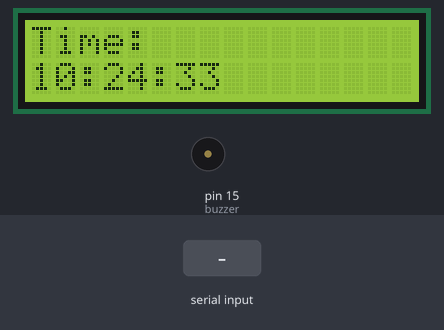
A sketch run on a simulated Arduino Uno, built with avr-gcc and run on an emulated ATmega328P. Shown: 16×2 character LCD, buzzer (waves = sounding, pin HIGH). The test bench sets the inputs (shaded band). The local clock reads 2024-03-15 10:24:30 at power-on unless the sketch sets it; what the sketch prints to the serial monitor is not drawn.

Above: at 3.2 s.
3.3 s: ":\n" received over Serial
At 4.7 s:
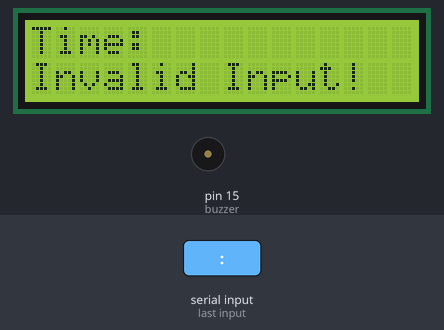
6.3 s: "90:45\n" received over Serial
At 8.3 s:
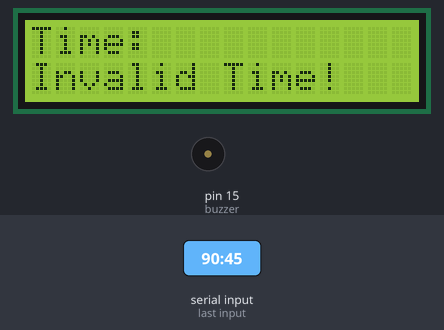
9.3 s: "30:150\n" received over Serial
At 10.8 s:
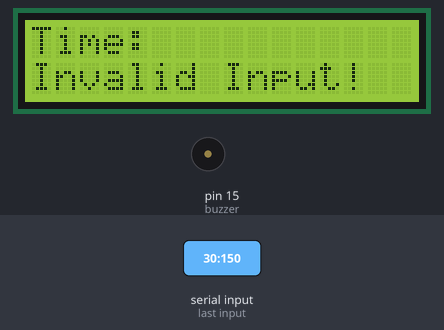
12.3 s: "5\n" received over Serial
Timing chart, 0 to 15.3 s (numbered marks = the images above; inputs shaded):
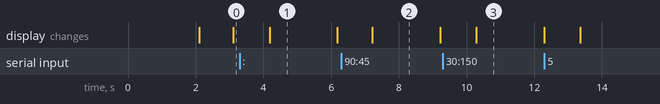

Measured:
- after the input at 3.3 s, the display: changes after 0.88 s (image 1)
- after the input at 6.3 s, the display: changes after 0.92 s (image 2)
- after the input at 9.3 s, the display: changes after 0.99 s (image 3)
- what the display in image 1 shows lasts 2.0 s, from 4.2 s to 6.2 s

The sketch:

alarmClock.ino
```cpp
#include <Wire.h>              // I2C 통신을 위한 라이브러리
#include <RTClib.h>            // RTC 기능을 구현하기 위한 라이브러리
#include <IRremote.h>          // 적외선 리모컨 수신을 위한 라이브러리
#include <LiquidCrystal_I2C.h> // I2C LCD를 위한 라이브러리

// 적외선 리모컨 버튼 값
// ############## HEX ############## //
// BUTTON 0 : 0xE916FF00
// BUTTON 1 : 0xF30CFF00
// BUTTON 2 : 0xE718FF00
// BUTTON 3 : 0xA15EFF00
// BUTTON 4 : 0xF708FF00
// BUTTON 5 : 0xE31CFF00
// BUTTON 6 : 0xA55AFF00
// BUTTON 7 : 0xBD42FF00
// BUTTON 8 : 0xAD52FF00
// BUTTON 9 : 0xB54AFF00
// BUTTON EQ : 0xF609FF00
// ################################## //

LiquidCrystal_I2C lcd(0x27, 16, 2); // LCD : 주소 (0x27), 크기 (16x2)
RTC_DS1307 rtc;                     // RTC 모듈 객체 생성

int RECV_PIN = A0; // 적외선 리모컨 수신 핀을 A0로 설정

bool displayOff = false;  // 디스플레이 ON/OFF flag
bool alarmActive = false; // 알람 상태 flag

int buzzer = 15;                      // 부저 핀 15번(A1)으로 설정
int alarmHour = -1, alarmMinute = -1; // 알람 시/분

void setup()
{
  Serial.begin(9600);                              // 시리얼 통신을 9600 baud rate로 설정
  Wire.begin();                                    // I2C 통신 초기화
  IrReceiver.begin(RECV_PIN, ENABLE_LED_FEEDBACK); // 적외선 리모컨 초기화

  // RTC 모듈 초기화 확인
  if (!rtc.begin())
  {
    Serial.println("Couldn't find RTC"); // RTC 모듈이 없다면 멈춤
    while (1)
      ;
  }

  // RTC 모듈이 작동 중이 아니라면 초기 시간을 설정
  if (!rtc.isrunning())
  {
    rtc.adjust(DateTime(__DATE__, __TIME__)); // 컴파일 시간 기준으로 설정
  }

  pinMode(buzzer, OUTPUT); // 부저를 OUTPUT으로 설정

  lcd.init();      // LCD 초기화
  lcd.backlight(); // LCD 백라이트 켜기

  lcd.setCursor(0, 0);          // 커서 위치를 (0,0)으로 설정
  lcd.print("Initializing..."); // 초기화 메세지 설정
  delay(2000);
  lcd.clear(); // 초기화 후 화면 지우기
}

void loop()
{
  // 시계 모드
  if (!alarmActive)
  {
    clockState(); // 시간 표시
  }
  // 알람 모드
  else
  {
    alarmState(); // 알람 시계
  }

  AlarmTimeInput(); // 사용자 입력을 통해 알람 시간 설정
  delay(1000);      // 1초 간격으로 실행
}

void clockState()
{
  DateTime now = rtc.now(); // 현재 시간 가져오기

  // 시/분/초 저장
  int h = now.hour();
  int m = now.minute();
  int s = now.second();

  // 시계 모드 (시:분:초) 출력
  Serial.print("Clock State - Time: ");
  Serial.print(formatTime(h));
  Serial.print(":");
  Serial.print(formatTime(m));
  Serial.print(":");
  Serial.println(formatTime(s));

  // LCD에 (시:분:초) 출력
  lcd.setCursor(0, 0);
  lcd.print("Time: ");
  lcd.setCursor(0, 1);
  lcd.print(formatTime(h));
  lcd.print(":");
  lcd.print(formatTime(m));
  lcd.print(":");
  lcd.print(formatTime(s));

  // 현재 시간이 알람 시간과 같아지면
  if (h == alarmHour && m == alarmMinute)
  {
    alarmActive = true; // 알람 모드
  }
}

void alarmState()
{
  Serial.println("ALARM! Alarm State Active."); // 알람 시간임을 표시

  lcd.setCursor(0, 0); // 커서 위치 (0,0)에 알람 설정 시간 알리기
  lcd.print("ALARM! Time!");

  digitalWrite(buzzer, HIGH); // 부저 울리기

  // 적외선 리모컨 신호 감지
  if (IrReceiver.decode())
  {
    // 0번 버튼이 눌리면 (+반복 신호 방지)
    if (IrReceiver.decodedIRData.decodedRawData != 0xFFFFFFFF && IrReceiver.decodedIRData.decodedRawData == 0xE916FF00)
    {
      Serial.println("Alarm Stopped!"); // 알람 종료 표시

      lcd.setCursor(0, 1); // 커서 위치 (0,1)에 알람 종료 표시
      lcd.print("Alarm Stopped!  ");
      delay(2000);
      alarmActive = false; // 알람 모드 비활성화

      lcd.clear();               // LCD 지우기
      digitalWrite(buzzer, LOW); // 부저 끄기
      lcd.noBacklight();         // LCD 백라이트 끄기
      while (1)
        ; // 종료 및 무한 루프
    }
    IrReceiver.resume(); // 리모커 신호 대기
  }
}

void AlarmTimeInput()
{
  // 알람 시간 시리얼 입력 받기
  if (Serial.available())
  {                                              // 시리얼 포트에 데이터가 존재한다면
    String input = Serial.readStringUntil('\n'); // '\n'(줄바꿈)까지 문자열 읽기

    // HH:MM 형식 및 5자인지 확인
    if (input.length() == 5 && input.charAt(2) == ':')
    {
      int h = input.substring(0, 2).toInt(); // 시(hout)를 정수로 변환
      int m = input.substring(3).toInt();    // 분(minute)을 정수로 변환

      // 유효한 시간인지 확인
      // 시 (23시간 형식) : 0~23
      // 분 0~59
      if (h >= 0 && h < 24 && m >= 0 && m < 60)
      {
        // 알람 시/분(alarmHour/alarmMinute)에 설정 시간 저장
        alarmHour = h;
        alarmMinute = m;

        // 시리얼 모니터에 설정된 알람 시간 출력
        Serial.print("Alarm Time Set: ");
        Serial.print(alarmHour);
        Serial.print(":");
        Serial.println(alarmMinute);

        // LCD에 설정된 알람 시간 출력
        lcd.setCursor(0, 1);
        lcd.print("Alarm Set: ");
        lcd.print(formatTime(alarmHour)); // 0X:0X의 형태로 츌력
        lcd.print(":");
        lcd.print(formatTime(alarmMinute)); // 0X:0X의 형태로 츌력
      }
      // 형식에 맞지 않으면 오류 메세지 출력
      else
      {
        Serial.println("Invalid Time Format!");

        // LCD에 형식에 맞지 않음을 표시
        lcd.setCursor(0, 1);
        lcd.print("Invalid Time!");
      }
    }

    // 입력 문자열이 형식에 맞지 않은 경우 오류 메세지 출력
    else
    {
      // 시리얼 모니터에 형식에 맞지 않음을 표시
      Serial.println("Invalid Time Input!");
      Serial.flush();

      // LCD에 형식에 맞지 않음을 표시
      lcd.setCursor(0, 1);
      lcd.print("Invalid Input!");
    }

    delay(2000);
    lcd.clear();
  }
}

String formatTime(int value)
{
  // 한 자리 수 앞에
  if (value < 10)
  {
    return "0" + String(value); // 0 붙이기
  }
  return String(value); // 두 자리 수는 그대로 반환
}
```
